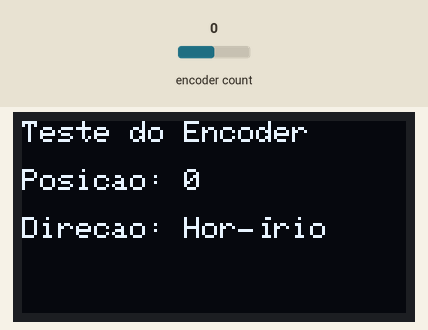
Simulated run of this sketch. Board: Arduino Uno, built with avr-gcc and run on an emulated ATmega328P. On the bench: 128×64 one-colour display. The test bench sets the inputs (shaded band); at power-on: encoder count 0. What the sketch prints to the serial monitor is not drawn.

Above: at 1.2 s.
1.3 s: encoder count set to -1
At 1.7 s:
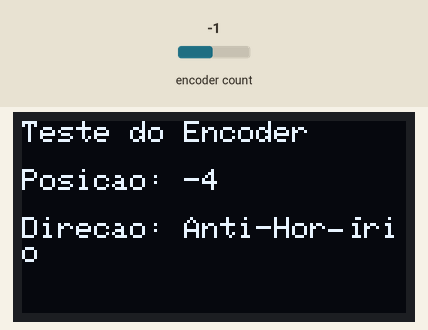
2.8 s: encoder count set to 3
At 4.0 s:
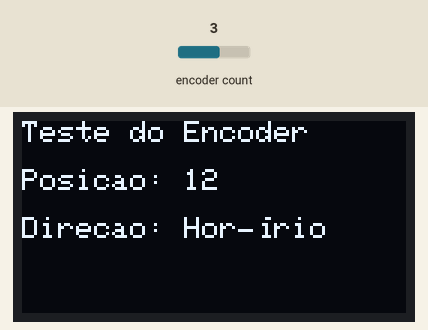
4.3 s: encoder count set to 4
Timing chart, 0 to 7.3 s (numbered marks = the images above; inputs shaded):
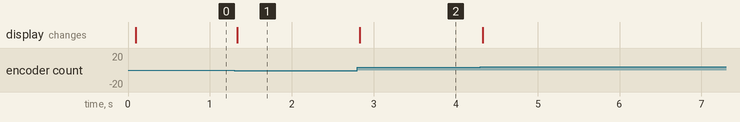

The sketch:

testador_do_encoder_1.ino
```cpp
#include <Encoder.h>            // Biblioteca para o Rotary Encoder
#include <Wire.h>
#include <Adafruit_GFX.h>
#include <Adafruit_SSD1306.h>   // Biblioteca para o display OLED

// Definições do OLED
#define OLED_RESET -1
Adafruit_SSD1306 display(128, 64, &Wire, OLED_RESET);

// Definições do Rotary Encoder
#define ENCODER_CLK 9   // Pino CLK do encoder
#define ENCODER_DT 10   // Pino DT do encoder
Encoder encoder(ENCODER_CLK, ENCODER_DT); // Instância do encoder

long lastPosition = -999; // Última posição registrada
String direction = "Parado"; // Direção do movimento

void setup() {
  // Inicializa o OLED
  display.begin(SSD1306_SWITCHCAPVCC, 0x3C); // Endereço padrão I2C
  display.clearDisplay();
  display.setTextSize(1);
  display.setTextColor(WHITE);

  // Mensagem inicial no display
  display.setCursor(0, 0);
  display.println("Teste do Encoder");
  display.println("Gire para ajustar.");
  display.display();

  Serial.begin(9600);
}

void loop() {
  // Lê a posição atual do encoder
  long newPosition = encoder.read();

  // Detecta mudança de posição
  if (newPosition != lastPosition) {
    if (newPosition > lastPosition) {
      direction = "Horário"; // Sentido horário (CW)
    } else {
      direction = "Anti-Horário"; // Sentido anti-horário (CCW)
    }

    // Atualiza a última posição
    lastPosition = newPosition;

    // Atualiza o display OLED
    updateDisplay(newPosition, direction);

    // Apenas para monitoramento serial (opcional)
    Serial.print("Posicao: ");
    Serial.print(newPosition);
    Serial.print(" | Direcao: ");
    Serial.println(direction);
  }
}

// Atualiza os valores exibidos no OLED
void updateDisplay(long position, String direction) {
  display.clearDisplay();
  display.setCursor(0, 0);
  display.setTextSize(1);
  display.println("Teste do Encoder");

  display.setCursor(0, 16);
  display.print("Posicao: ");
  display.print(position);

  display.setCursor(0, 32);
  display.print("Direcao: ");
  display.print(direction);

  display.display();
}
```

Measured:
- after the input at 1.3 s, the display: changes at once (image 1)
- after the input at 2.8 s, the display: changes at once (image 2)
